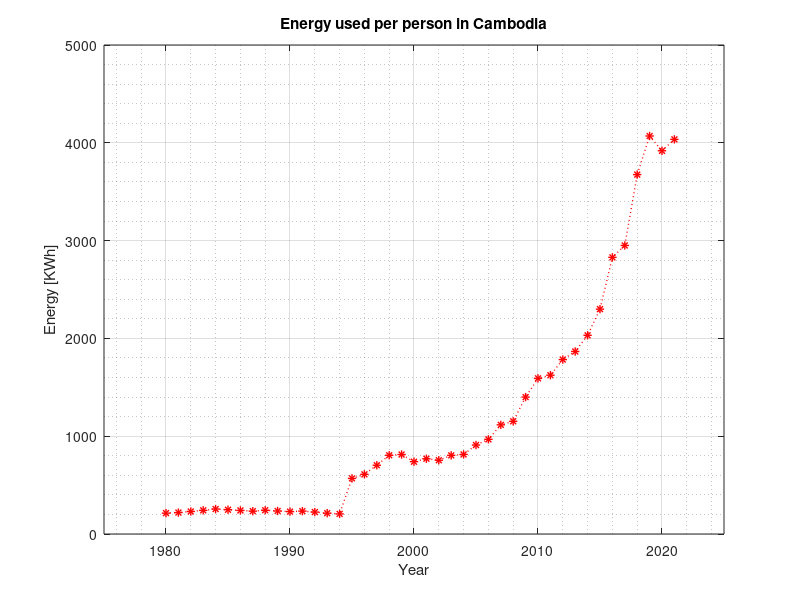

The MATLAB script that drew this image:
% Example1: plot Cambodia's per capita energy use.
clear; close all; clc; % clear memory, close all figure; clear screen

% step 1: load data
% there are two array after load data: 1) year 1x42 2) per_capita_energy_use 1x42
load('data_cambodia.mat');

% step 2: create grahic
figure; % create new figure;
plot(year, per_capita_energy_use, ':r*', 'LineWidth',1, 'MarkerSize',6); % create 2D plot
xlim([1975 2025]); ylim([0 5000]); % limit viewing axes
grid on; grid minor; % add grid
xlabel('Year'); ylabel('Energy [KWh]')% add x-label and y-label
title('Energy used per person in Cambodia')% add title
